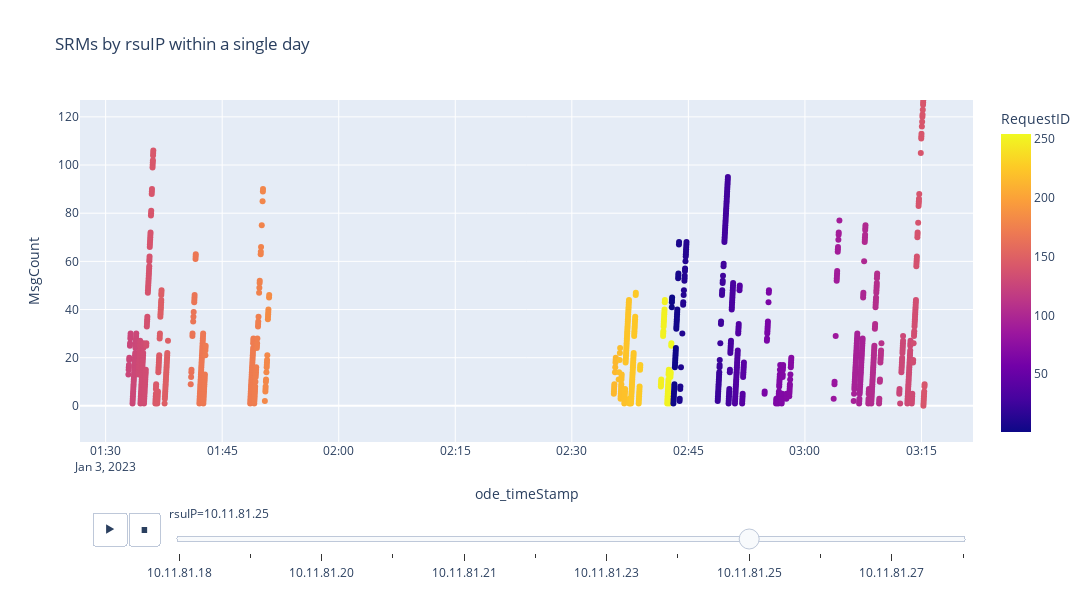

Notebook code cell kept with this figure:
### Markdown cell above
**2.2 Single day SRMs received by RSU**
- Create a time series chart to show SRMs for each intersectionID

### Code cell
# create a scatter plot for each IntersectionID
fig = px.scatter(srm_df, x='ode_timeStamp', y='MsgCount', color='RequestID',
                 title='SRMs by rsuIP within a single day',
                 width=1200, height=600,
                 animation_frame='rsuIP', range_y=[-15, srm_df['MsgCount'].max()])
fig.show()

### Figure 1 — Plotly figure (JSON) as saved in the notebook; plotly's stock layout.template omitted (floating-point values rounded to 4 significant figures; data arrays with more than 128 entries replaced by an {"elided": "..."} marker saying what was removed)
{"data": [{"hovertemplate": "rsuIP=10.11.81.25<br>ode_timeStamp=%{x}<br>MsgCount=%{y}<br>RequestID=%{marker.color}<extra></extra>", "legendgroup": "", "marker": {"color": {"elided": "963 int values"}, "coloraxis": "coloraxis", "symbol": "circle"}, "mode": "markers", "name": "", "orientation": "v", "showlegend": false, "type": "scatter", "x": {"elided": "963 str values"}, "xaxis": "x", "y": {"elided": "963 int values"}, "yaxis": "y"}], "layout": {"coloraxis": {"colorbar": {"title": {"text": "RequestID"}}, "colorscale": [[0, "#0d0887"], [0.1111, "#46039f"], [0.2222, "#7201a8"], [0.3333, "#9c179e"], [0.4444, "#bd3786"], [0.5556, "#d8576b"], [0.6667, "#ed7953"], [0.7778, "#fb9f3a"], [0.8889, "#fdca26"], [1, "#f0f921"]]}, "height": 600, "legend": {"tracegroupgap": 0}, "sliders": [{"active": 8, "currentvalue": {"prefix": "rsuIP="}, "len": 0.9, "pad": {"b": 10, "t": 60}, "steps": [{"args": [["10.11.81.18"], {"frame": {"duration": 0, "redraw": false}, "fromcurrent": true, "mode": "immediate", "transition": {"duration": 0, "easing": "linear"}}], "label": "10.11.81.18", "method": "animate"}, {"args": [["10.11.81.19"], {"frame": {"duration": 0, "redraw": false}, "fromcurrent": true, "mode": "immediate", "transition": {"duration": 0, "easing": "linear"}}], "label": "10.11.81.19", "method": "animate"}, {"args": [["10.11.81.20"], {"frame": {"duration": 0, "redraw": false}, "fromcurrent": true, "mode": "immediate", "transition": {"duration": 0, "easing": "linear"}}], "label": "10.11.81.20", "method": "animate"}, {"args": [["10.11.81.22"], {"frame": {"duration": 0, "redraw": false}, "fromcurrent": true, "mode": "immediate", "transition": {"duration": 0, "easing": "linear"}}], "label": "10.11.81.22", "method": "animate"}, {"args": [["10.11.81.21"], {"frame": {"duration": 0, "redraw": false}, "fromcurrent": true, "mode": "immediate", "transition": {"duration": 0, "easing": "linear"}}], "label": "10.11.81.21", "method": "animate"}, {"args": [["10.11.81.14"], {"frame": {"duration": 0, "redraw": false}, "fromcurrent": true, "mode": "immediate", "transition": {"duration": 0, "easing": "linear"}}], "label": "10.11.81.14", "method": "animate"}, {"args": [["10.11.81.23"], {"frame": {"duration": 0, "redraw": false}, "fromcurrent": true, "mode": "immediate", "transition": {"duration": 0, "easing": "linear"}}], "label": "10.11.81.23", "method": "animate"}, {"args": [["10.11.81.24"], {"frame": {"duration": 0, "redraw": false}, "fromcurrent": true, "mode": "immediate", "transition": {"duration": 0, "easing": "linear"}}], "label": "10.11.81.24", "method": "animate"}, {"args": [["10.11.81.25"], {"frame": {"duration": 0, "redraw": false}, "fromcurrent": true, "mode": "immediate", "transition": {"duration": 0, "easing": "linear"}}], "label": "10.11.81.25", "method": "animate"}, {"args": [["10.11.81.26"], {"frame": {"duration": 0, "redraw": false}, "fromcurrent": true, "mode": "immediate", "transition": {"duration": 0, "easing": "linear"}}], "label": "10.11.81.26", "method": "animate"}, {"args": [["10.11.81.27"], {"frame": {"duration": 0, "redraw": false}, "fromcurrent": true, "mode": "immediate", "transition": {"duration": 0, "easing": "linear"}}], "label": "10.11.81.27", "method": "animate"}, {"args": [["10.11.81.28"], {"frame": {"duration": 0, "redraw": false}, "fromcurrent": true, "mode": "immediate", "transition": {"duration": 0, "easing": "linear"}}], "label": "10.11.81.28", "method": "animate"}], "x": 0.1, "xanchor": "left", "y": 0, "yanchor": "top"}], "title": {"text": "SRMs by rsuIP within a single day"}, "updatemenus": [{"buttons": [{"args": [null, {"frame": {"duration": 500, "redraw": false}, "fromcurrent": true, "mode": "immediate", "transition": {"duration": 500, "easing": "linear"}}], "label": "&#9654;", "method": "animate"}, {"args": [[null], {"frame": {"duration": 0, "redraw": false}, "fromcurrent": true, "mode": "immediate", "transition": {"duration": 0, "easing": "linear"}}], "label": "&#9724;", "method": "animate"}], "direction": "left", "pad": {"r": 10, "t": 70}, "showactive": false, "type": "buttons", "x": 0.1, "xanchor": "right", "y": 0, "yanchor": "top"}], "width": 1200, "xaxis": {"anchor": "y", "autorange": true, "domain": [0, 1], "range": ["2023-01-02 23:48:47.0528", "2023-01-03 03:35:27.3609"], "title": {"text": "ode_timeStamp"}, "type": "date"}, "yaxis": {"anchor": "x", "domain": [0, 1], "range": [-15, 127], "title": {"text": "MsgCount"}, "type": "linear"}}}
